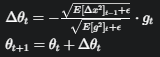
#> input picture Machine Learning/Deep Learning/Optimizers/Adaptive Learning Rate Optimizers/images/adadelta2.png, 160 x 57 px, given in place of adagrad.png, which was not available
$ jupyter execute adagrad.ipynb   (text cells are left out)
#> lines starting #> are read from the running program, lines starting #| are printed output that depends on the picture; pictures that were not available may be replaced by others from this repository, and a replacement may not be noted
[cell 1]
from PIL import Image
from IPython.display import display

img = Image.open('images/adagrad.png')
#> img is the input picture: PIL image 160x57 RGBA; mean R, G, B, A 48.7, 49.6, 50.5, 255
new_image = img.resize((390, 250))
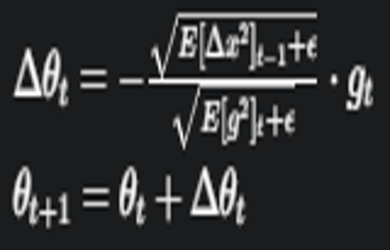
#> new_image: PIL image 390x250 RGBA; mean R, G, B, A 48.7, 49.6, 50.5, 255
display(new_image)

[cell 2]
from PIL import Image
from IPython.display import display

img = Image.open('images/adagrad1.png')
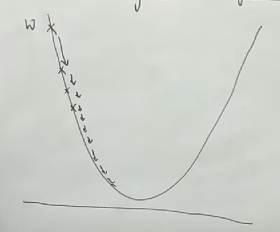
#> input picture Machine Learning/Deep Learning/Optimizers/Adaptive Learning Rate Optimizers/images/adagrad3.png, 280 x 232 px, given in place of adagrad1.png, which was not available
#> img is the input picture: PIL image 280x232 RGBA; mean R, G, B, A 206, 209.2, 203, 255
new_image = img.resize((270, 250))
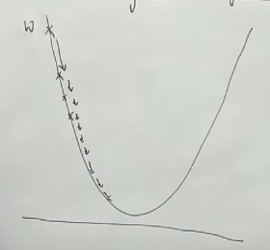
#> new_image: PIL image 270x250 RGBA; mean R, G, B, A 206, 209.2, 203, 255
display(new_image)

[cell 3]
from PIL import Image
from IPython.display import display

img = Image.open('images/adagrad2.png')
new_image = img.resize((320, 250))
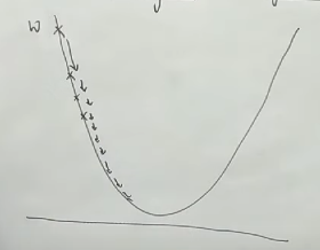
#> new_image: PIL image 320x250 RGBA; mean R, G, B, A 206, 209.2, 203, 255
display(new_image)
